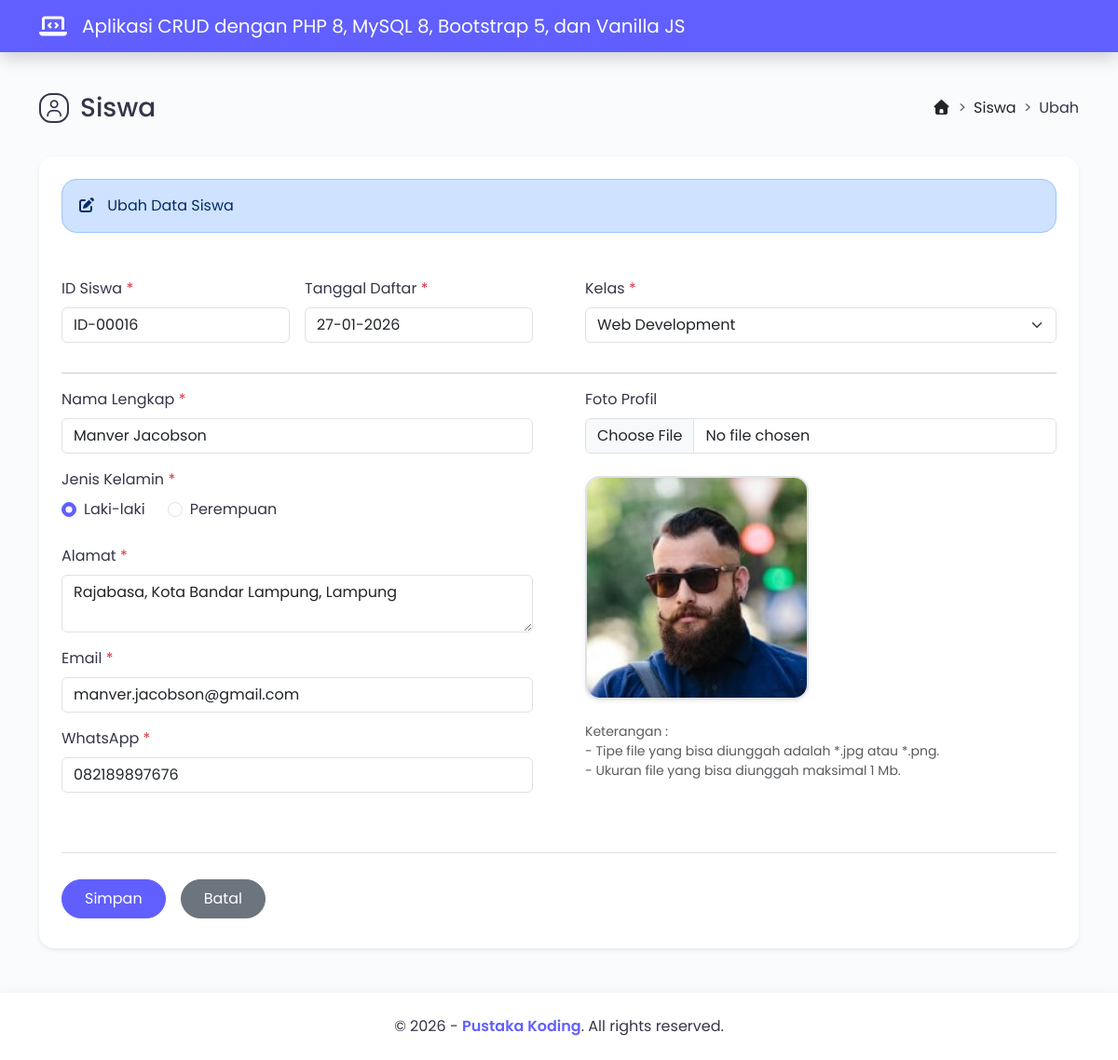
The page /?halaman=ubah&id=ID-00016 on the database its author committed.
### tables this page shows
CREATE TABLE `tbl_siswa` (
  `id_siswa` varchar(8) NOT NULL,
  `tanggal_daftar` date NOT NULL,
  `kelas` varchar(30) NOT NULL,
  `nama_lengkap` varchar(50) NOT NULL,
  `jenis_kelamin` enum('Laki-laki','Perempuan') NOT NULL,
  `alamat` varchar(255) NOT NULL,
  `email` varchar(50) NOT NULL,
  `whatsapp` varchar(13) NOT NULL,
  `foto_profil` varchar(100) NOT NULL
);

### form_ubah.php (the view, shortened to what this page needs)
<div class="d-flex flex-column flex-lg-row mt-5 mb-4">
    <div class="flex-grow-1 d-flex align-items-center">
        <i class="fa-regular fa-user icon-title"></i>
        <h3>Siswa</h3>
    </div>
    <div class="ms-5 ms-lg-0 pt-lg-2">
        <nav style="--bs-breadcrumb-divider: '>';" aria-label="breadcrumb">
            <ol class="breadcrumb">
                <li class="breadcrumb-item"><a href="https://pustakakoding.com/" class="text-dark text-decoration-none"><i class="fa-solid fa-house"></i></a></li>
                <li class="breadcrumb-item"><a href="?halaman=data" class="text-dark text-decoration-none">Siswa</a></li>
                <li class="breadcrumb-item" aria-current="page">Ubah</li>
            </ol>
        </nav>
    </div>
</div>
<?php
if (isset($_GET['id'])) {
    $id_siswa = $_GET['id'];
    $query = $mysqli->query("SELECT * FROM tbl_siswa WHERE id_siswa='$id_siswa'")
                            or die("Ada kesalahan pada query tampil data : {$mysqli->error}");
    $data = $query->fetch_assoc();
}
?>
<div class="bg-white rounded-4 shadow-sm p-4 mb-5">
    <div class="alert alert-primary rounded-4 mb-5" role="alert">
        <i class="fa-solid fa-pen-to-square me-2"></i> Ubah Data Siswa
    </div>
    <form action="proses_ubah.php" method="post" enctype="multipart/form-data" class="needs-validation" novalidate>
        <div class="row">
            <div class="col-xl-6">
                <div class="row g-0">
                    <div class="mb-3 col-xl-6 pe-xl-3">
                        <label class="form-label">ID Siswa <span class="text-danger">*</span></label>
                        <input type="text" name="id_siswa" class="form-control" value="<?= $data['id_siswa'] ?>" readonly>
                    </div>
                    <div class="mb-3 col-xl-6 pe-xl-3">
                        <label class="form-label">Tanggal Daftar <span class="text-danger">*</span></label>
                        <input type="text" name="tanggal_daftar" class="form-control datepicker" autocomplete="off" value="<?= date('d-m-Y', strtotime($data['tanggal_daftar'])) ?>" required>
                    </div>
                </div>
            </div>
            <div class="col-xl-6">
                <div class="mb-3 ps-xl-3">
                    <label class="form-label">Kelas <span class="text-danger">*</span></label>
                    <select name="kelas" class="form-select" autocomplete="off" required>
                        <option value="<?= $data['kelas'] ?>"><?= $data['kelas'] ?></option>
                    </select>
                </div>
            </div>
        </div>
        <hr class="mb-4-2">
        <div class="row">
            <div class="col-xl-6">
                <div class="mb-3 pe-xl-3">
                    <label class="form-label">Nama Lengkap <span class="text-danger">*</span></label>
                    <input type="text" name="nama_lengkap" class="form-control" autocomplete="off" value="<?= $data['nama_lengkap'] ?>" required>
                </div>
                <div class="mb-4 pe-xl-3">
                    <label class="form-label">Jenis Kelamin <span class="text-danger">*</span></label>
                    <br>
                    <div class="d-flex">
                        <?php
                        $jenis_kelamin = $data['jenis_kelamin'] ?? '';
                        ?>
                        <div class="form-check me-4">
                            <input type="radio" id="laki_laki" name="jenis_kelamin" class="form-check-input" value="Laki-laki" <?= ($jenis_kelamin === 'Laki-laki') ? 'checked' : '' ?> required>
                            <label class="form-check-label" for="laki_laki">Laki-laki</label>
                        </div>
                        <div class="form-check">
                            <input type="radio" id="perempuan" name="jenis_kelamin" class="form-check-input" value="Perempuan" <?= ($jenis_kelamin === 'Perempuan') ? 'checked' : '' ?> required>
                            <label class="form-check-label" for="perempuan">Perempuan</label>
                        </div>
                    </div>
                </div>
                <div class="mb-3 pe-xl-3">
                    <label class="form-label">Alamat <span class="text-danger">*</span></label>
                    <textarea name="alamat" rows="2" class="form-control" autocomplete="off" required><?= $data['alamat'] ?></textarea>
                </div>
                <div class="mb-3 pe-xl-3">
                    <label class="form-label">Email <span class="text-danger">*</span></label>
                    <input type="email" name="email" class="form-control" autocomplete="off" value="<?= $data['email'] ?>" required>
                </div>
                <div class="mb-3 pe-xl-3">
                    <label class="form-label">WhatsApp <span class="text-danger">*</span></label>
                    <input type="text" name="whatsapp" class="form-control" maxlength="13" autocomplete="off" onkeydown="return allowChars(event, '0123456789')" value="<?= $data['whatsapp'] ?>" required>
                </div>
            </div>
            <div class="col-xl-6">
                <div class="mb-3 ps-xl-3">
                    <label class="form-label">Foto Profil</label>
                    <input type="file" accept=".jpg, .jpeg, .png" id="image" name="foto" class="form-control" autocomplete="off">
                    <div class="mt-4">
                        <img id="preview-image" src="images/<?= basename($data['foto_profil']) ?>" class="border border-2 img-fluid rounded-4 shadow-sm" alt="Foto Profil" width="240" height="240" loading="lazy">
                    </div>
                    <div class="form-text mt-4">
                        Keterangan : <br>
                        - Tipe file yang bisa diunggah adalah *.jpg atau *.png. <br>
                        - Ukuran file yang bisa diunggah maksimal 1 Mb.
                    </div>
                </div>
            </div>
        </div>
        <div class="pt-4 pb-2 mt-5 border-top">
            <div class="d-grid gap-3 d-sm-flex justify-content-md-start pt-1">
                <input type="submit" name="simpan" value="Simpan" class="btn btn-primary rounded-pill py-2 px-4">
                <a href="?halaman=data" class="btn btn-secondary rounded-pill py-2 px-4">Batal</a>
            </div>
        </div>
    </form>
</div>

### index.php (shortened to what this page needs)
<!DOCTYPE html>
<html lang="en" class="h-100">
<head>
    <link href="https://cdn.jsdelivr.net/npm/bootstrap@5.3.8/dist/css/bootstrap.min.css" rel="stylesheet">
    <link rel="stylesheet" href="https://cdnjs.cloudflare.com/ajax/libs/font-awesome/7.0.1/css/all.min.css" />
    <link rel="stylesheet" href="https://cdn.jsdelivr.net/npm/flatpickr@4.6.13/dist/flatpickr.min.css">
    <link rel="stylesheet" href="assets/css/style.css">
</head>
<body class="d-flex flex-column h-100">
    <header>
        <nav class="navbar navbar-expand-lg fixed-top bg-primary shadow">
            <div class="container">
                <span class="navbar-brand d-flex align-items-center text-white">
                    <i class="fa-solid fa-laptop-code fs-4 me-3"></i>
                    <span>
                        Aplikasi CRUD
                        <span class="d-none d-md-inline">dengan PHP 8, MySQL 8, Bootstrap 5, dan Vanilla JS</span>
                    </span>
                </span>
            </div>
        </nav>
    </header>
    <main class="flex-shrink-0">
        <div class="container pt-5">
            <?php
            $halaman = $_GET['halaman'] ?? 'data';
            $routes = [
                'data'       => 'tampil_data.php',
                'entri'      => 'form_entri.php',
                'ubah'       => 'form_ubah.php',
                'detail'     => 'tampil_detail.php',
                'pencarian'  => 'tampil_pencarian.php',
            ];
            include $routes[$halaman];
            ?>
        </div>
    </main>
    <footer class="footer mt-auto bg-white shadow py-4">
        <div class="container">
            <div class="copyright text-center mb-2 mb-md-0">
                &copy; 2026 - <a href="https://pustakakoding.com/" target="_blank" class="text-decoration-none fw-semibold">Pustaka Koding</a>. All rights reserved.
            </div>
        </div>
    </footer>
</body>
</html>

### assets/css/style.css (style rules this page uses)
body { font-family: poppins, sans-serif; background: #f9fbfd; color: #34364a; }
.bg-primary { background-color: #615fff !important; }
.icon-title { display: inline-flex; align-items: center; justify-content: center; color: #34364a; border: 2px solid #34364a; width: 18px; height: 18px; padding: 14px; font-size: 18px; border-radius: 41%; margin-right: 12px; margin-bottom: 8px; }
.btn-primary { --bs-btn-color: #fff; --bs-btn-bg: #615fff; --bs-btn-border-color: #615fff; --bs-btn-hover-color: #fff; --bs-btn-hover-bg: #4f39f6; --bs-btn-hover-border-color: #4f39f6; --bs-btn-focus-shadow-rgb: 49, 132, 253; --bs-btn-active-color: #fff; --bs-btn-active-bg: #4f39f6; --bs-btn-active-border-color: #4f39f6; --bs-btn-active-shadow: inset 0 3px 5px rgba(0, 0, 0, 0.125); --bs-btn-disabled-color: #fff; --bs-btn-disabled-bg: #615fff; --bs-btn-disabled-border-color: #615fff; }
.form-check-input:checked { background-color: #615fff; border-color: #615fff; }
.footer .copyright a { color: #615fff; }

### rows shown on the page
tbl_siswa: id_siswa "ID-00016", tanggal_daftar "27-01-2026", kelas "Web Development", nama_lengkap "Manver Jacobson", jenis_kelamin "☑ Laki-laki", jenis_kelamin "☐ Perempuan", alamat "Rajabasa, Kota Bandar Lampung, Lampung", email "manver.jacobson@gmail.com", whatsapp "082189897676", foto_profil (picture)
